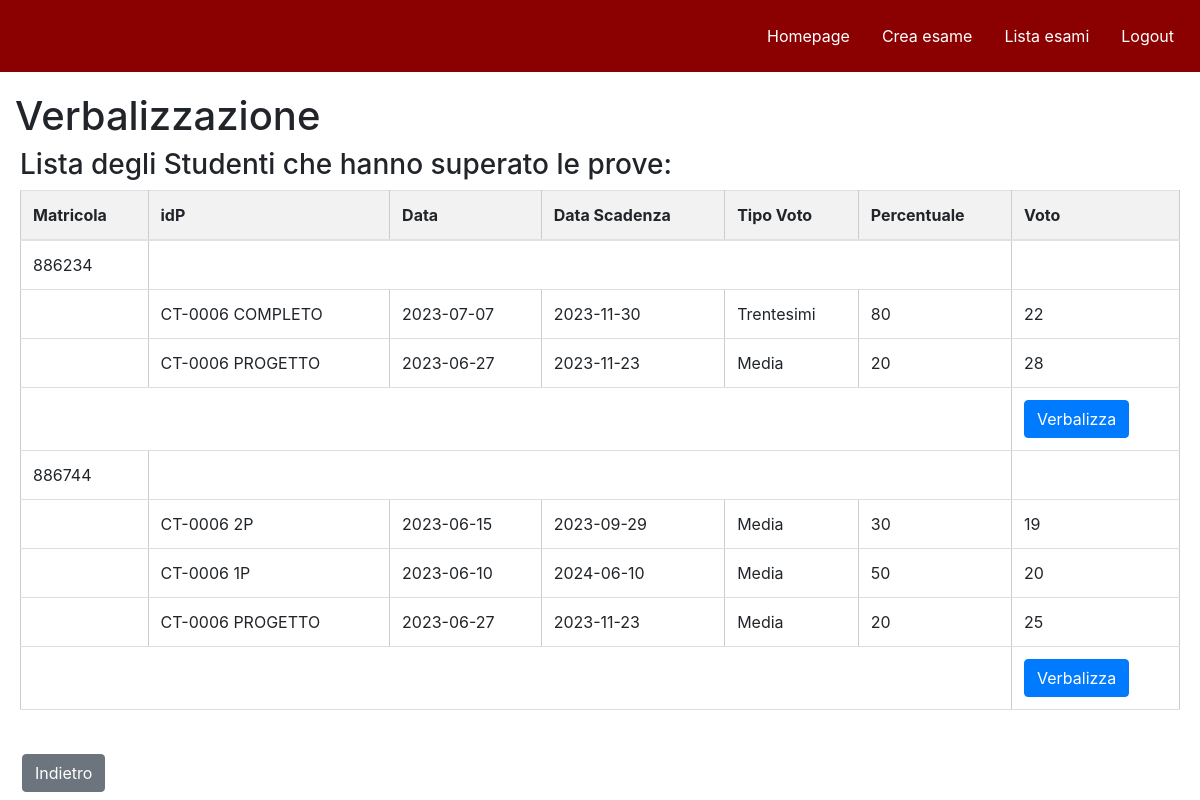
Screenshot of /verbalizza/CT-0006 (signed in) with the database file from the repository.
### db_setup.py (models this page shows, shortened)
class Appelli(db.Model):
    __tablename__ = 'Appelli'
    idP = db.Column(db.String(100), db.ForeignKey('prova.idP', name=None), primary_key=True)
    idS = db.Column(db.Integer, db.ForeignKey('studente.idS', name=None), primary_key=True)
    voto = db.Column(db.Integer)
    stato_superamento = db.Column(db.Boolean)
    prova = db.relationship('Prova', backref=db.backref('appelli', cascade='all, delete-orphan'))
    studente = db.relationship('Studente', backref=db.backref('appelli', cascade='all, delete-orphan'))

class Studente( db.Model):
    idS = db.Column(db.Integer, primary_key=True, unique = True)
    nome = db.Column(db.String(100))
    cognome = db.Column(db.String(100))

class Prova(db.Model):
    __tablename__ = 'prova'
    idP = db.Column(db.String(100), primary_key=True)
    nome_prova = db.Column(db.String(100))
    tipo_prova = db.Column(db.Enum(Tipo_Prova))
    tipo_voto = db.Column(db.String(100))
    percentuale = db.Column(db.Integer)
    data = db.Column(db.Date)
    ora_prova = db.Column(db.String(100))
    data_scadenza = db.Column(db.Date)
    idE = db.Column(db.String(100), db.ForeignKey('esame.idE'))
    idD = db.Column(db.String(100), db.ForeignKey('docente.idD'))

### routes.py (the view)
@bp.route('/verbalizza/<string:idE>', methods=['GET', 'POST'])
@login_required
def verbalizza(idE):
    from db_setup import Studente, db, Appelli, Prova, Esame, Registrazione_esame
    subquery = (
        db.session.query(Appelli.idS)
        .join(Prova, Prova.idP == Appelli.idP)
        .filter(Appelli.stato_superamento == True)
        .group_by(Appelli.idS)
        .having(func.sum(Prova.percentuale) == 100)
        .subquery()
    )
    lista_voti_studenti = (
        db.session.query(Studente.idS, Prova.idP, Prova.data, Prova.data_scadenza, Prova.tipo_voto, Prova.percentuale, Appelli.voto)
        .join(Appelli, Studente.idS == Appelli.idS)
        .join(Prova, Prova.idP == Appelli.idP)
        .filter(Studente.idS.in_(subquery))
        .all()
    )
    return flask.render_template('verbalizzazione.html', idE=idE, lista_voti_studenti=lista_voti_studenti)

### routes.py (called while the page is built)
@login_manager.user_loader
def load_user(user_id):
    from db_setup import Docente
    return Docente.query.get(user_id)

### app/templates/verbalizzazione.html (shortened to what this page needs)
<!DOCTYPE html>
<html lang="en">
<head>
    <link rel="stylesheet" href="../static/exam_page.css">
    <link rel="stylesheet" href="../static/navbar.css">
    <link rel="stylesheet" href="../static/goback.css">
    <link rel="stylesheet" href="https://stackpath.bootstrapcdn.com/bootstrap/4.5.2/css/bootstrap.min.css">
</head>
<body>
    <ul>
        <li style="float:right"><a href="{{ url_for('routes.login') }}">Logout</a></li>
        <li style="float:right"><a href="{{ url_for('routes.view_exams') }}">Lista esami</a></li>
        <li style="float:right"><a href="{{ url_for('routes.create_exam') }}">Crea esame</a></li>
        <li style="float:right"><a href="{{ url_for('routes.homepage') }}">Homepage</a></li>
    </ul>
    <div id="Verbalizzazione">
        <h1>Verbalizzazione</h1>
    </div>
    <div id="ListaStudentiIscritti" class="m1-2">
        <h3>Lista degli Studenti che hanno superato le prove:</h3>
        <div class="table-responsive">
            <table class="table">
                <thead>
                    <tr>
                        <th>Matricola</th>
                        <th>idP</th>
                        <th>Data</th>
                        <th>Data Scadenza</th>
                        <th>Tipo Voto</th>
                        <th>Percentuale</th>
                        <th>Voto</th>
                    </tr>
                </thead>
                <tbody>
                    {% for key, group in lista_voti_studenti|groupby(0) %}
                    <tr>
                        <td>{{ key }}</td>
                        <td colspan="5"></td>
                    </tr>
                    {% for record in group %}
                    <tr>
                        <td></td>
                        <td>{{ record[1] }}</td>
                        <td>{{ record[2] }}</td>
                        <td>{{ record[3] }}</td>
                        <td>{{ record[4] }}</td>
                        <td>{{ record[5] }}</td>
                        <td>{{ record[6] }}</td>
                    </tr>
                    {% if loop.last %}
                    <tr>
                        <td colspan="6"></td>
                        <td>
                            <button onclick="window.location.href='{{url_for('routes.verbalizza_esame',idE= idE,idS=record[1])}}'" class="btn btn-primary">Verbalizza</button>
                        </td>
                    </tr>
                    {% endif %}
                    {% endfor %}
                    {% endfor %}
                </tbody>
            </table>
        </div>
        <br>
    </div>
    <button id="goback" onclick="goBack()" class="button-goback btn btn-secondary">Indietro</button>
</body>
</html>

### app/static/exam_page.css (style rules this page uses)
#Verbalizzazione { margin-top: 20px; padding-left: 15px; }
#Exam_Details, #ListaProve, #Test_Details, #ListaStudentiIscritti { position: relative; padding-left: 20px; padding-right: 20px; }
table { width: 100%; border-collapse: collapse; }
table, th, td { border: 1px solid #ccc; }
th, td { text-align: left; border-bottom: 1px solid #ddd; padding: 10px; }
th { background-color: #f2f2f2; }

### app/static/navbar.css (style rules this page uses)
body { background-color: #f2f2f2; font-family: Arial, sans-serif; margin: 0; padding: 0; }
ul { padding: 10px; background-color: #8B0000; list-style-type: none; margin: 0; overflow: hidden; }
li { float: left; }
li a { color: #fff; text-align: center; display: block; padding: 14px 16px; text-decoration: none; }

### app/static/goback.css (style rules this page uses)
.button-goback { background-color: #f44336; color: white; border: none; padding: 10px 20px; text-align: center; text-decoration: none; display: inline-block; font-size: 16px; margin: 4px 2px; cursor: pointer; position: relative; left: 20px; }

### rows the page displays
Appelli: idS "886234", idP "CT-0006 COMPLETO", record "2023-07-07", record "2023-11-30", tipo_voto "Trentesimi", percentuale "80", voto "22"
Appelli: idP "CT-0006 PROGETTO", record "2023-06-27", record "2023-11-23", tipo_voto "Media", percentuale "20", voto "28"
Appelli: idS "886744", idP "CT-0006 2P", record "2023-06-15", record "2023-09-29", tipo_voto "Media", percentuale "30", voto "19"
Appelli: idP "CT-0006 1P", record "2023-06-10", record "2024-06-10", tipo_voto "Media", percentuale "50", voto "20"
Appelli: idP "CT-0006 PROGETTO", record "2023-06-27", record "2023-11-23", tipo_voto "Media", percentuale "20", voto "25"
